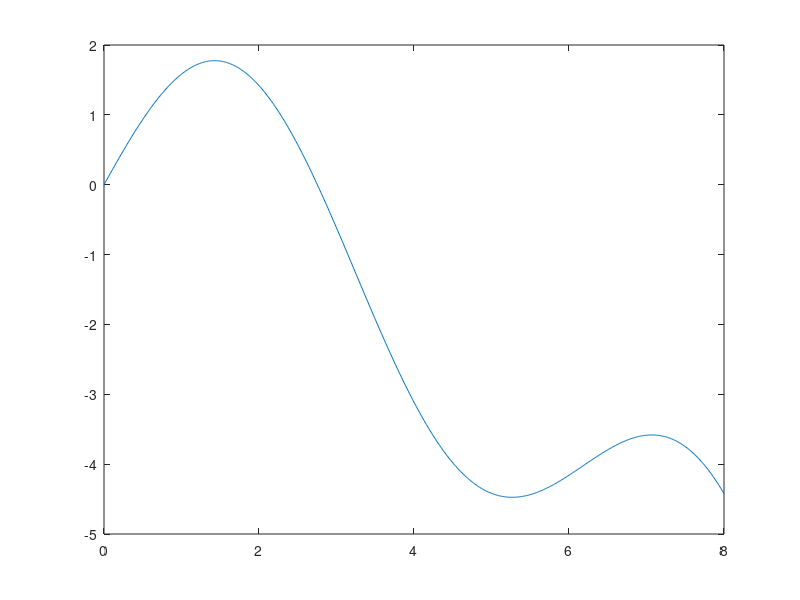

MATLAB code for this plot:
% a

x=[0:0.01:8];
y=2*sin(x)-(x.^2)/10;
plot(x,y)

fun=@(x)(-1)*(2*sin(x)-(x.^2)/10);
options=optimset("TolX",10.^(-2),"TolFun",10.^(-12),"MaxIter",20);
[xfinal1,ffinal1,flag1,output1]=fminbnd(fun,4,8,options);
iter1=output1.iterations;
ffinal1=-1*ffinal1;

% b 
options=optimset("TolX",10.^(-2),"TolFun",10.^(-12),"MaxIter",5);
[xfinal2,ffinal2,flag2,output2]=fminbnd(fun,4,8,options);
iter2=output2.iterations;
ffinal2=-1*ffinal2;
flag2
% exitflag is 0 in this case
% fminbnd is based on golden section search and parabolic interpolation

% c
% Maybe we could find the derivative of the function using suitable matlab
% command and then find root of the derivative using fzero (and later check
% if it is  max or min using sign of 2nd derivative at root)